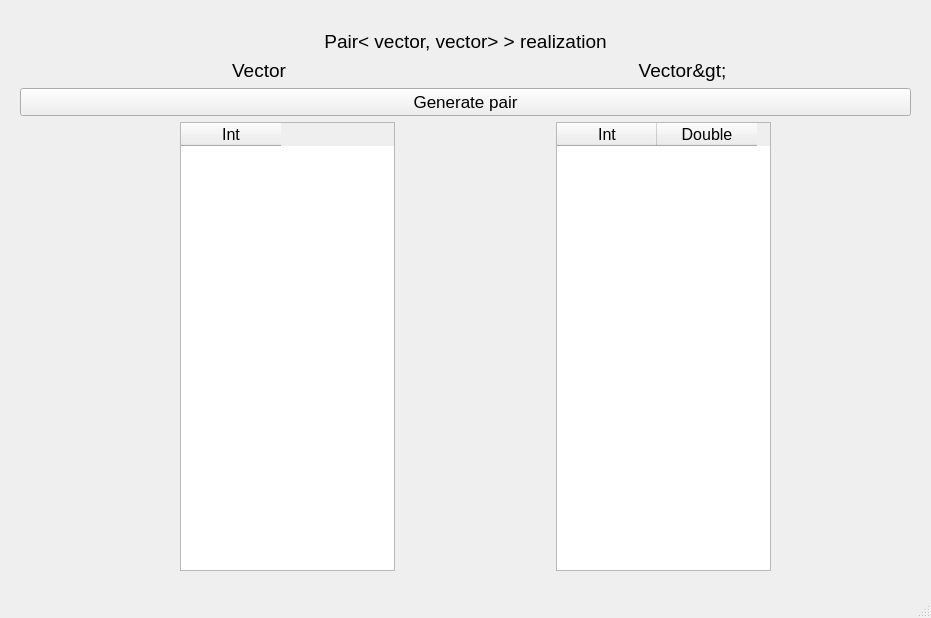
<?xml version="1.0" encoding="UTF-8"?>
<ui version="4.0">
 <class>MainWindow</class>
 <widget class="QMainWindow" name="MainWindow">
  <property name="geometry">
   <rect>
    <x>0</x>
    <y>0</y>
    <width>931</width>
    <height>618</height>
   </rect>
  </property>
  <property name="sizePolicy">
   <sizepolicy hsizetype="Fixed" vsizetype="Fixed">
    <horstretch>0</horstretch>
    <verstretch>0</verstretch>
   </sizepolicy>
  </property>
  <property name="minimumSize">
   <size>
    <width>931</width>
    <height>618</height>
   </size>
  </property>
  <property name="maximumSize">
   <size>
    <width>931</width>
    <height>618</height>
   </size>
  </property>
  <property name="windowTitle">
   <string>MainWindow</string>
  </property>
  <widget class="QWidget" name="centralwidget">
   <widget class="QWidget" name="verticalLayoutWidget">
    <property name="geometry">
     <rect>
      <x>20</x>
      <y>30</y>
      <width>891</width>
      <height>541</height>
     </rect>
    </property>
    <layout class="QVBoxLayout" name="verticalLayout">
     <item>
      <widget class="QLabel" name="label">
       <property name="font">
        <font>
         <pointsize>14</pointsize>
        </font>
       </property>
       <property name="text">
        <string>Pair&lt; vector&lt;int&gt;, 
vector&lt;pair&lt;int,double&gt;&gt; &gt; realization</string>
       </property>
       <property name="alignment">
        <set>Qt::AlignCenter</set>
       </property>
      </widget>
     </item>
     <item>
      <layout class="QHBoxLayout" name="horizontalLayout">
       <item>
        <spacer name="horizontalSpacer_5">
         <property name="orientation">
          <enum>Qt::Horizontal</enum>
         </property>
         <property name="sizeType">
          <enum>QSizePolicy::Fixed</enum>
         </property>
         <property name="sizeHint" stdset="0">
          <size>
           <width>30</width>
           <height>20</height>
          </size>
         </property>
        </spacer>
       </item>
       <item>
        <widget class="QLabel" name="label_2">
         <property name="font">
          <font>
           <pointsize>14</pointsize>
          </font>
         </property>
         <property name="text">
          <string>Vector&lt;int&gt;</string>
         </property>
         <property name="alignment">
          <set>Qt::AlignCenter</set>
         </property>
        </widget>
       </item>
       <item>
        <widget class="QLabel" name="label_3">
         <property name="font">
          <font>
           <pointsize>14</pointsize>
          </font>
         </property>
         <property name="text">
          <string>Vector&lt;pair&lt;int,double&gt;&gt;</string>
         </property>
         <property name="alignment">
          <set>Qt::AlignCenter</set>
         </property>
        </widget>
       </item>
       <item>
        <spacer name="horizontalSpacer_6">
         <property name="orientation">
          <enum>Qt::Horizontal</enum>
         </property>
         <property name="sizeType">
          <enum>QSizePolicy::Fixed</enum>
         </property>
         <property name="sizeHint" stdset="0">
          <size>
           <width>20</width>
           <height>20</height>
          </size>
         </property>
        </spacer>
       </item>
      </layout>
     </item>
     <item>
      <widget class="QPushButton" name="generateButton">
       <property name="font">
        <font>
         <pointsize>13</pointsize>
        </font>
       </property>
       <property name="text">
        <string>Generate pair</string>
       </property>
       <property name="iconSize">
        <size>
         <width>30</width>
         <height>30</height>
        </size>
       </property>
      </widget>
     </item>
     <item>
      <layout class="QHBoxLayout" name="horizontalLayout_5"/>
     </item>
     <item>
      <layout class="QHBoxLayout" name="horizontalLayout_3">
       <item>
        <spacer name="horizontalSpacer_2">
         <property name="orientation">
          <enum>Qt::Horizontal</enum>
         </property>
         <property name="sizeHint" stdset="0">
          <size>
           <width>200</width>
           <height>20</height>
          </size>
         </property>
        </spacer>
       </item>
       <item>
        <widget class="QTableWidget" name="leftWidget">
         <column>
          <property name="text">
           <string>Int</string>
          </property>
          <property name="font">
           <font>
            <pointsize>12</pointsize>
           </font>
          </property>
         </column>
        </widget>
       </item>
       <item>
        <spacer name="horizontalSpacer">
         <property name="orientation">
          <enum>Qt::Horizontal</enum>
         </property>
         <property name="sizeType">
          <enum>QSizePolicy::Fixed</enum>
         </property>
         <property name="sizeHint" stdset="0">
          <size>
           <width>155</width>
           <height>20</height>
          </size>
         </property>
        </spacer>
       </item>
       <item>
        <spacer name="horizontalSpacer_3">
         <property name="orientation">
          <enum>Qt::Horizontal</enum>
         </property>
         <property name="sizeHint" stdset="0">
          <size>
           <width>40</width>
           <height>20</height>
          </size>
         </property>
        </spacer>
       </item>
       <item>
        <widget class="QTableWidget" name="rightWidget">
         <column>
          <property name="text">
           <string>Int</string>
          </property>
          <property name="font">
           <font>
            <pointsize>12</pointsize>
           </font>
          </property>
         </column>
         <column>
          <property name="text">
           <string>Double</string>
          </property>
          <property name="font">
           <font>
            <pointsize>12</pointsize>
           </font>
          </property>
         </column>
        </widget>
       </item>
       <item>
        <spacer name="horizontalSpacer_4">
         <property name="orientation">
          <enum>Qt::Horizontal</enum>
         </property>
         <property name="sizeHint" stdset="0">
          <size>
           <width>180</width>
           <height>20</height>
          </size>
         </property>
        </spacer>
       </item>
      </layout>
     </item>
    </layout>
   </widget>
  </widget>
  <widget class="QMenuBar" name="menubar">
   <property name="geometry">
    <rect>
     <x>0</x>
     <y>0</y>
     <width>931</width>
     <height>22</height>
    </rect>
   </property>
  </widget>
  <widget class="QStatusBar" name="statusbar"/>
 </widget>
 <resources/>
 <connections/>
</ui>
